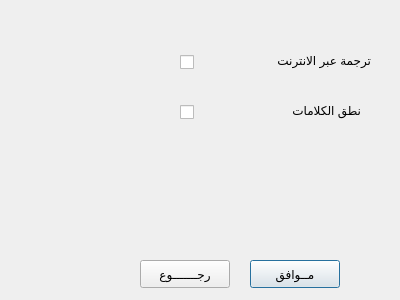
<?xml version="1.0" encoding="UTF-8"?>
<ui version="4.0">
 <class>Dialog</class>
 <widget class="QDialog" name="Dialog">
  <property name="geometry">
   <rect>
    <x>0</x>
    <y>0</y>
    <width>400</width>
    <height>300</height>
   </rect>
  </property>
  <property name="windowTitle">
   <string>settings</string>
  </property>
  <widget class="QPushButton" name="ok_b">
   <property name="geometry">
    <rect>
     <x>250</x>
     <y>260</y>
     <width>90</width>
     <height>28</height>
    </rect>
   </property>
   <property name="text">
    <string>مــوافق</string>
   </property>
  </widget>
  <widget class="QLabel" name="label_2">
   <property name="geometry">
    <rect>
     <x>260</x>
     <y>100</y>
     <width>101</width>
     <height>20</height>
    </rect>
   </property>
   <property name="text">
    <string>نطق الكلامات</string>
   </property>
  </widget>
  <widget class="QLabel" name="label">
   <property name="geometry">
    <rect>
     <x>250</x>
     <y>50</y>
     <width>121</width>
     <height>21</height>
    </rect>
   </property>
   <property name="text">
    <string>ترجمة عبر الانترنت</string>
   </property>
  </widget>
  <widget class="QCheckBox" name="speak_b">
   <property name="geometry">
    <rect>
     <x>180</x>
     <y>100</y>
     <width>61</width>
     <height>25</height>
    </rect>
   </property>
   <property name="text">
    <string/>
   </property>
  </widget>
  <widget class="QPushButton" name="back_b">
   <property name="geometry">
    <rect>
     <x>140</x>
     <y>260</y>
     <width>90</width>
     <height>28</height>
    </rect>
   </property>
   <property name="text">
    <string>رجـــــــوع</string>
   </property>
  </widget>
  <widget class="QCheckBox" name="trans_b">
   <property name="geometry">
    <rect>
     <x>180</x>
     <y>50</y>
     <width>51</width>
     <height>25</height>
    </rect>
   </property>
   <property name="text">
    <string/>
   </property>
  </widget>
 </widget>
 <resources/>
 <connections/>
</ui>
